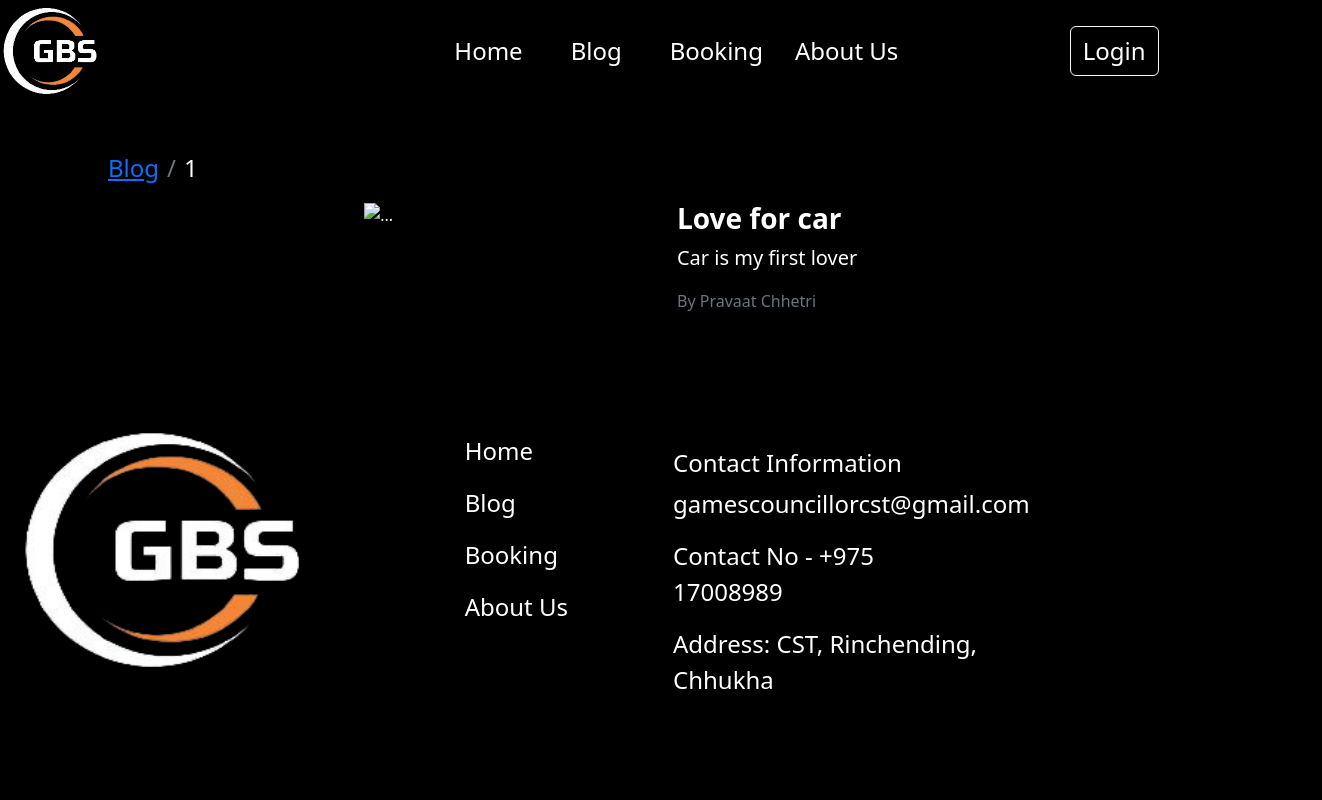
/blog/1, run on an earlier commit of the app's database.
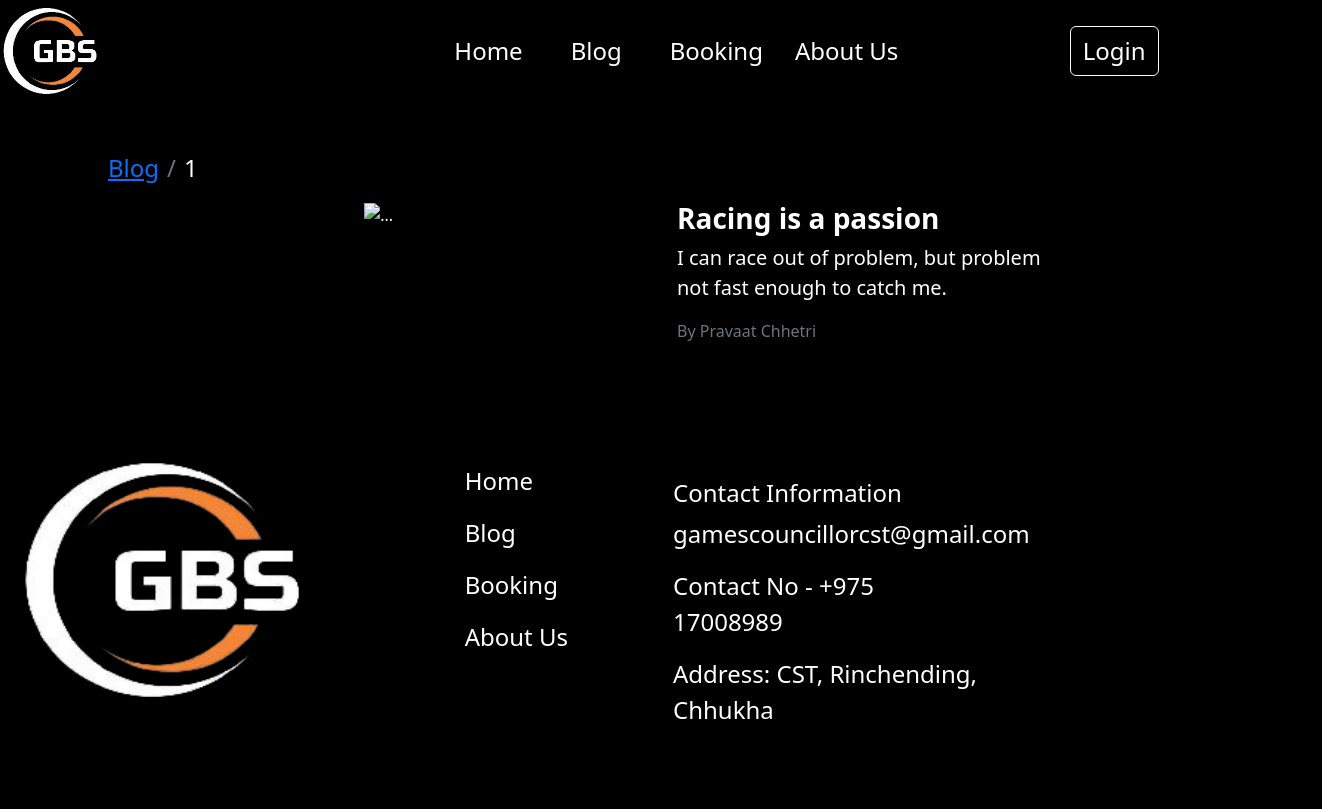
And on a later commit of the database.
### models.py (models this page shows, shortened)
class Blogs(db.Model):
    BId = db.Column(db.Integer, primary_key=True, autoincrement=True)
    title = db.Column(db.String(100), nullable=False)
    content = db.Column(db.Text, nullable=False)
    author = db.Column(db.String(100), nullable=False)
    image = db.Column(db.Text, nullable=False)
    mimetype = db.Column(db.Text, nullable=False)
    date_created = db.Column(db.DateTime, nullable=False, default=datetime.utcnow)

### app.py (the view)
@app.route('/blog/<int:id>')
def blog_detail(id):
    if 'role' in session:
        _blog=Blogs.query.filter_by(BId=id).first()
        return render_template('blog_disp.html',data={'role_status':session['LogAs'],'blog':_blog})
    else:
        blog=Blogs.query.filter_by(BId=id).first()
        return render_template('blog_disp.html', data={'b': 'active','blog':blog})

### templates/blog_disp.html (shortened to what this page needs)
{%extends 'index.html'%}
{%block content%}
<div class="my-5 bg-black text-bg-light container-fluid row text-center">
    <nav aria-label="breadcrumb">
        <ol class="breadcrumb ms-5">
          <li class="breadcrumb-item nav-item fs-4 ms-5"><a class="nav-item" href="\blog">Blog</a></li>
          <li class="breadcrumb-item nav-item fs-4">{{data.blog.BId}}</li>
        </ol>
      </nav>
    <div class="col-lg-1"></div>
    <div class="col-lg-5">
        <img src="/blog/img/{{data.blog.BId}}" class="img-fluid" alt="...">
    </div>
    <div class="col-lg-5 text-center">
        <div class="col-lg-10 col-sm-12 px-3">
            <h1 class="text-start fs-3"><b> {{data.blog.title}} </b></h1>
            <p class="text-start fs-5">{{data.blog.content}}</p>
            <p class="text-start text-muted">By {{data.blog.author}}</p>
        </div>
    </div>
</div>
{%endblock%}

What changed in the data, as far as the page shows it:
changed Blogs "Pravaat Chhetri": blog "Love for car" → "Racing is a passion"; blog.content "Car is my first lover" → "I can race out of problem, but problem not fast enough to catch me."
